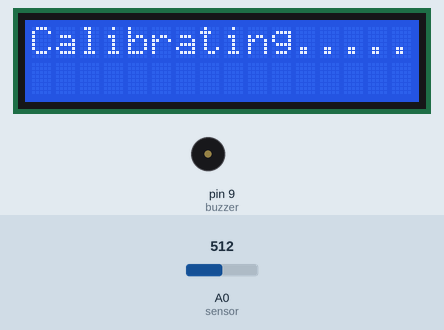
Simulated run of this sketch. Board: Arduino Uno, built with avr-gcc and run on an emulated ATmega328P. Shown: 16×2 character LCD, buzzer (waves = sounding, pin HIGH). Inputs (shaded band) come from the test bench; at power-on: A0 (sensor) = 512.

Above: at 0.1 s.
At 25.1 s:
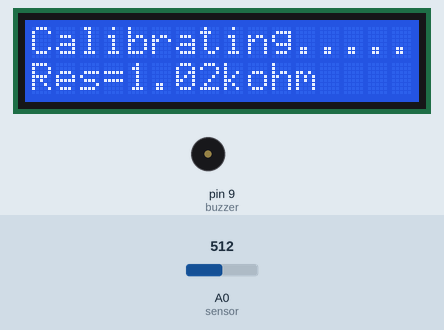
At 27.4 s:
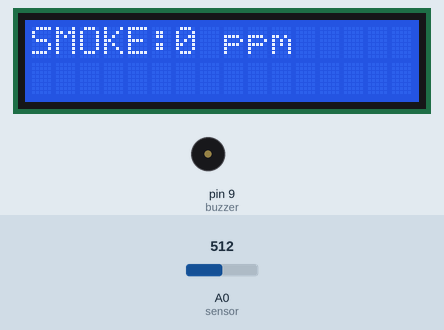

The sketch:

detect.ino
```cpp
#include <LiquidCrystal.h>

LiquidCrystal lcd(12, 11, 5, 4, 3, 2);


#define buzzer 9

#define sensor A0

#define load_Res 10

#define air_factor 9.83


float SmokeCurve[3] ={2.3,0.53,-0.44};    // (x, y, slope) x,y coordinate of one point and the slope between two points


float Res=0;


void setup()

{

  lcd.begin(16,2);

  lcd.print("Calibrating.....");

  Res = SensorCalibration();

  lcd.print("Calibration done.");

  lcd.setCursor(0,1);

  lcd.print("Res=");

  lcd.print(Res);

  lcd.print("kohm");

  delay(2000);

  lcd.clear();

  pinMode(buzzer, OUTPUT);

}


void loop()

{

   lcd.setCursor(0,0);

   lcd.print("SMOKE:");

   float res=resistance(5,50);

   res/=Res;

   int result=pow(10,(((log(res)-SmokeCurve[1])/SmokeCurve[2]) + SmokeCurve[0]));

   lcd.print(result);

   lcd.print( " ppm        ");

   if(result>1000)

   {

      digitalWrite(buzzer, HIGH);

      delay(2000);

   }

   else

   digitalWrite(buzzer, LOW);

   delay(500);

}


float resistance(int samples, int interval)

{

   int i;

   float res=0;

   for (i=0;i<samples;i++)

   {

      int adc_value=analogRead(sensor);

      res+=((float)load_Res*(1023-adc_value)/adc_value);

      delay(interval);

   }

   res/=samples;

   return res;

}


float SensorCalibration()

{

  int i;

  float val=0;

  val=resistance(50,500);

  val = val/air_factor;

  return val;

}
```

Measured:
- what the display in image 1 shows lasts 2.0 s, from 25.1 s to 27.1 s
